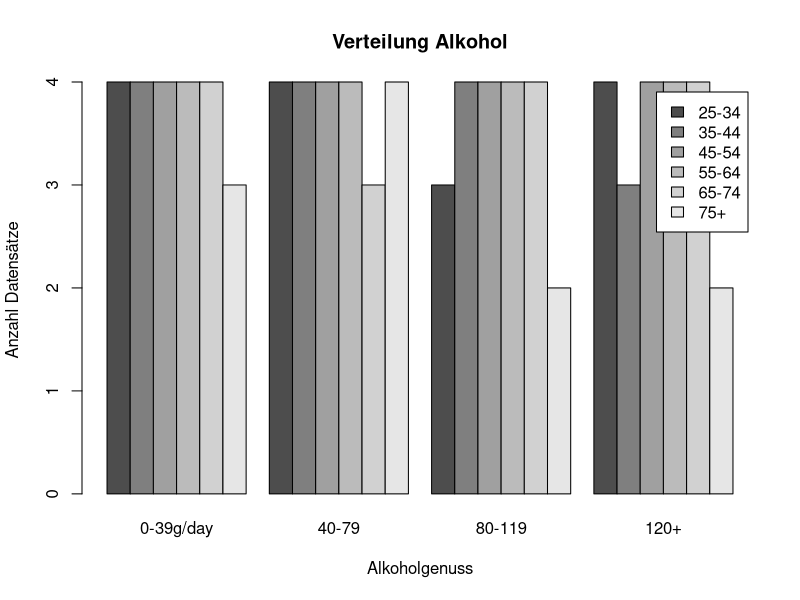
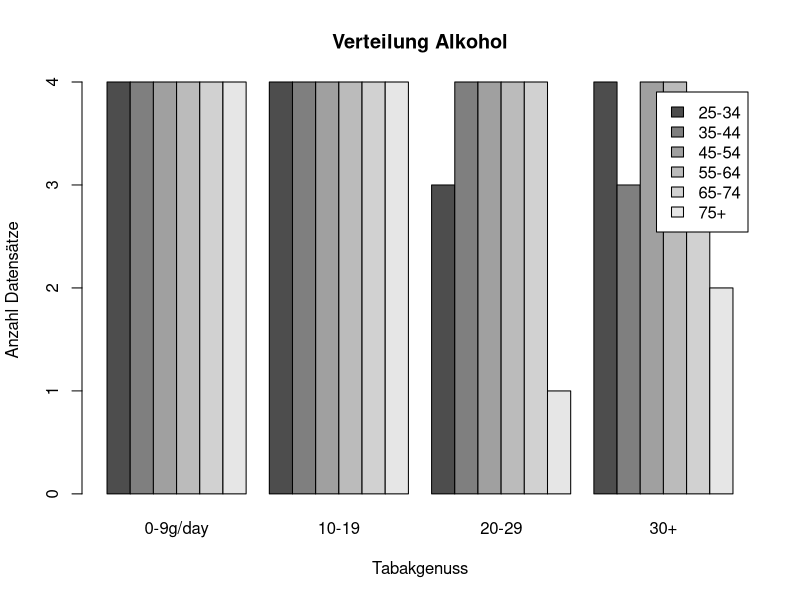

Reproduce these figures in R, in order.
# Title     : Untersuchen eines Datasets
# Objective : Das Dataset esoph soll untersucht werden.
# Durchführung mit Code und Kommentaren
# Created by: Christian Kitte
# Created on: 13.05.2021

# Gibt eine Liste aller in R verfügbaren Datasets zurück
# data()

# Der esoph DataSet ist in R enthalten, was uns die Möglichkeit gibt,
# etwas über ihn heraus zu bekommen. Es ist immer wichtig, die Daten zu
# kennen, mit denen man arbeitet.
#
# Zum einen geschieht dies durch die Analyse der Daten selbst, aber zum
# anderen mit dem Wissen um die Herkunft der Daten.
help(esoph)

writeLines("")

writeLines("Infos aus dem Dokumenationsfenster:")
writeLines("agegp Altersgruppe  ==> gruppiert")
writeLines("alcgp Alkoholkonsum ==> gruppiert")
writeLines("tobgp Tabakkonsum ==> gruppiert")
writeLines("ncases Anzahl Fälle ==> Anzahl")
writeLines("ncontrols Anzahl der Kontrollen ==> Anzahl")

writeLines("")

# Verfügbar machen des gesuchten Datasets
esoDS <- datasets::esoph

# Mit attributes erhalten wir einen Überblick über die vorhandenen Spalten
# und den Datentyp des objektes
dsAttribs <- attributes(esoDS)
writeLines("Eigenschaften:")
dsAttribs

writeLines("")

# Mit nrow und ncol erhalten wir einen weiteren Einblick in den Umfang der
# vorliegenden Daten
dsRows <- nrow(esoDS)
writeLines("Reihen:")
dsRows

writeLines("")

dsCols <- ncol(esoDS)
writeLines("Spalten:")
dsCols

writeLines("")

# Die Ausgabe der ersten und letzten Datensätze gibt einen weitern Überblick
# über die zu erwartende Qualität. Die Qualität kann trotzdessen in der Mittes
# des Datensatzen nochmals komplett anders sein
head <- head(esoDS, 4)
writeLines("Head:")
head

writeLines("")

writeLines("Tail:")
tail <- tail(esoDS, 4)
tail

writeLines("")
writeLines("Da es sich um Gruppierungen handelt, sind Mittelwerte eher")
writeLines("nicht nützlich.")
writeLines("")

# Daher möchte ich einen Überblick über die Anzahl der Verteilungen
# je Segment aufgeteilt nach der Gruppierung innerhalb des Segmentes
# und der Aufteilung nach den Altersgruppen

barPlotAlkohol <- barplot(table(esoDS$agegp, esoDS$alcgp),
                          beside = TRUE,
                          xlab = "Alkoholgenuss",
                          ylab = "Anzahl Datensätze",
                          main = "Verteilung Alkohol", legend = TRUE)

writeLines("Übersicht Anzahl über Alkoholgenuss, Alter.")
writeLines("Ausgabe im Fenster Plots und als Matrix auf der Konsole:")
barPlotAlkohol

barPlotTabak <- barplot(table(esoDS$agegp, esoDS$tobgp),
                        beside = TRUE,
                        xlab = "Tabakgenuss",
                        ylab = "Anzahl Datensätze",
                        main = "Verteilung Alkohol", legend = TRUE)

writeLines("")
writeLines("Übersicht Anzahl über Tabakgenuss, Alter.")
writeLines("Ausgabe im Fenster Plots und als Matrix auf der Konsole:")
barPlotTabak

writeLines("")
writeLines("Abschließend das gesammte DataSet")
writeLines("")

#esoDS
